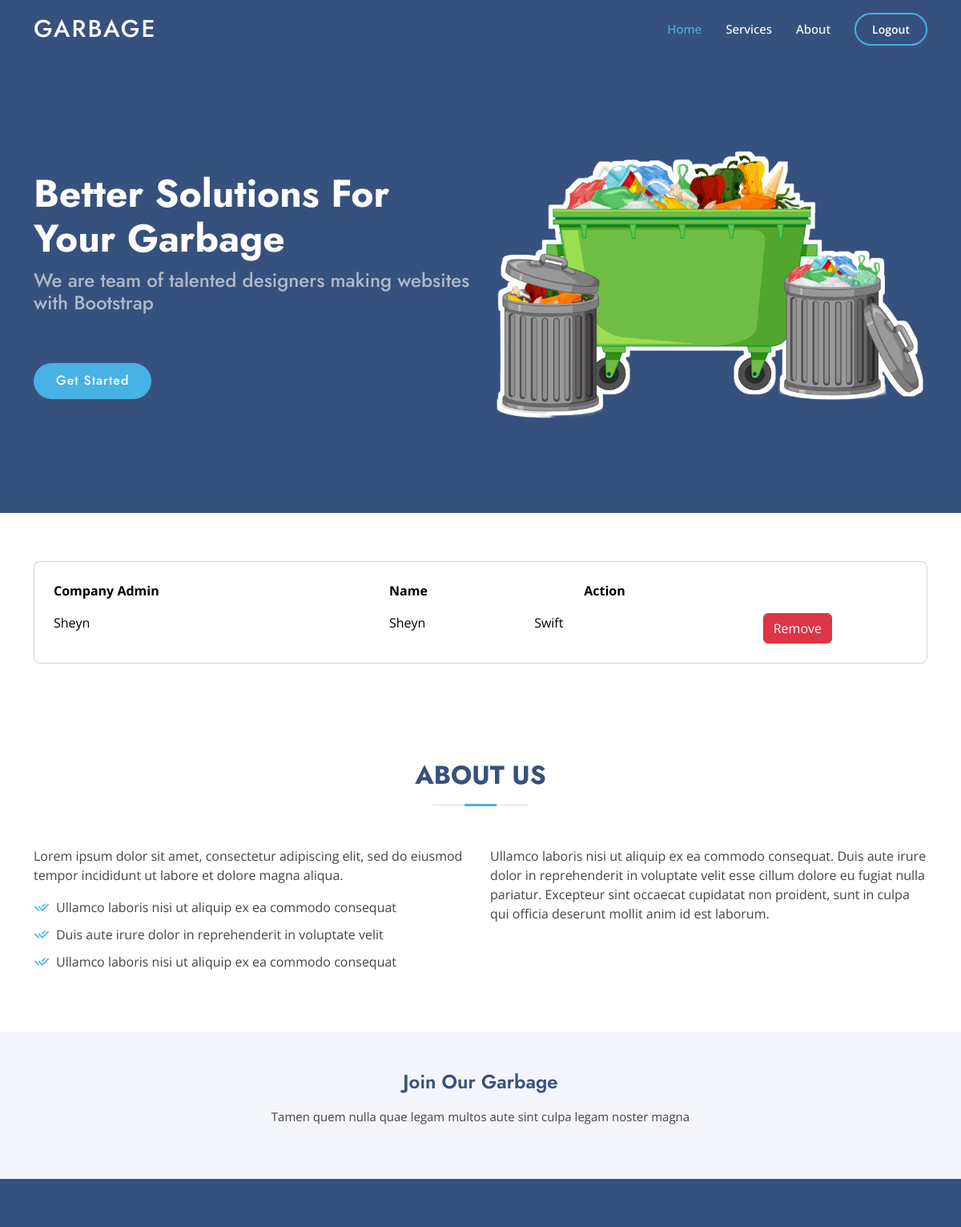
The page /driverlist/ (signed in) on the database its author committed.
### garbage/models.py (models this page shows, shortened)
class Driver(models.Model):
    user=models.OneToOneField(CustomUser,on_delete=models.CASCADE,null=True,blank=True)
    driver_name = models.CharField(max_length=100)
    email = models.EmailField(unique=True)
    garbage_collection_area = models.CharField(max_length=50)
    vehicle_name = models.CharField(max_length=20)
    password=models.CharField(max_length=50,null=True)

class CustomUser(AbstractUser):
    username = models.CharField(_('username'), max_length=150, unique=True)
    email = models.EmailField(_('email address'), unique=True)
    is_driver = models.BooleanField('Is driver', default=False)
    is_garbagecollector = models.BooleanField('Is garbagecollector', default=False)
    is_companyadmin = models.BooleanField('Is companyadmin', default=False)
    USERNAME_FIELD = 'username'
    REQUIRED_FIELDS = ['email']
    objects = CustomUserManager()

### garbage/views.py (the view)
# urls.py: path('driverlist/',views.DriverList,name='driver-list'),
@login_required
def DriverList(request):
    driver_list=Driver.objects.all()
    context={
        'driver_list':driver_list,
    }
    return render(request,'driver_list.html',context)

### templates/driver_list.html (shortened to what this page needs)
{% extends "base.html" %}
{% load static %}
{% block content %}
  <section class="intro">
    <div class="bg-image h-100" style="background-color: #fff;">
      <div class="mask d-flex align-items-center h-100">
        <div class="container">
          <div class="row justify-content-center">
            <div class="col-12">
              <div class="card shadow-2-strong" style="background-color: #fff;">
                <div class="card-body">
                  <div class="table-responsive">
                    <table class="table table-borderless mb-0 ">
                      <thead>
                        <tr >
                          <th scope="col">Company Admin</th>
                          <th scope="col">Name</th>
                          <th scope="col" class="text-center">Action</th>
                        </tr>
                      </thead>
                      <tbody>
                        {% for remove in driver_list %}
                        <tr>
                          <td>{{remove.user.username|capfirst}}</td>
                            <td>{{remove.driver_name|capfirst}}</td>
                            <td> {{remove.vehicle_name|capfirst}}</td>
                            <td  class="text-center"><a href="{% url "remove-driver" remove.id %}"><button class="btn btn-danger" type="submit">Remove</button></a></td>
                        </tr>
                        {% endfor %}
                      </tbody>
                    </table>
                  </div>
                </div>
              </div>
            </div>
          </div>
        </div>
      </div>
    </div>
  </section>
{% endblock %}

### static/assets/css/style.css (style rules this page uses)
body { font-family: "Open Sans", sans-serif; color: #444444; }
a { color: #47b2e4; text-decoration: none; }
section { padding: 60px 0; overflow: hidden; }

### templates/driver_list.html (style rules this page uses)
body, .intro { height: 100%; }
table td, table th { text-overflow: ellipsis; white-space: nowrap; overflow: hidden; }
.card { border-radius: .5rem; }

### rows shown on the page
Driver: user.username "Sheyn", driver_name "Sheyn", vehicle_name "Swift"
